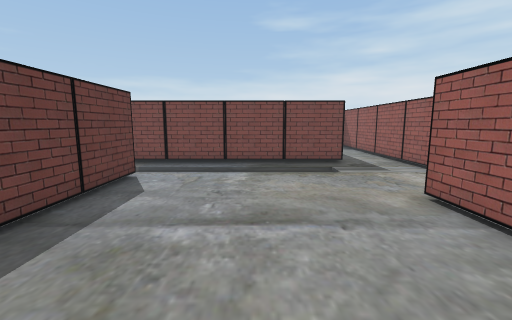
[1] (above)

17 first-person views from a walk through a Unity game level. The camera is 1.5 m above the floor, tilts 8° down and sees 90° across. The floor is counted in squares, 1 m on a side. Each view is taken from the middle of a square. On the plan, view 1 faces up. The plan holds only what a view shows up to about 13 squares ahead; the rest is blank. The place goes on beyond the plan. Some surface patterns are stand-ins.

[2]
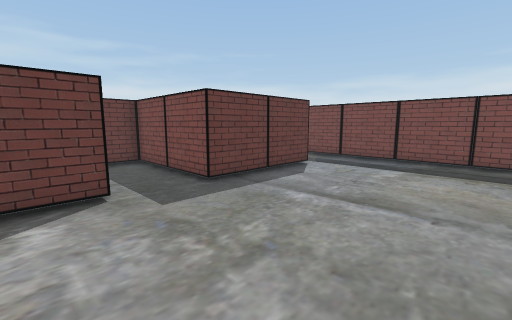

[3]
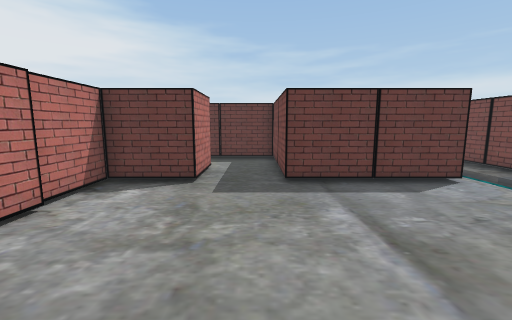

[4]
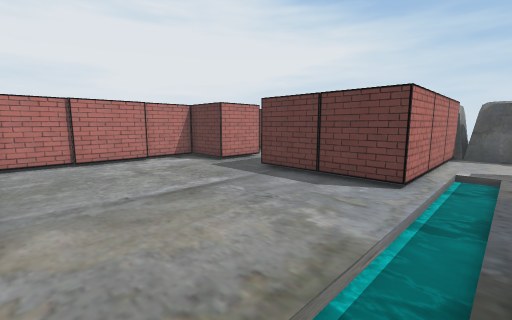

[5]
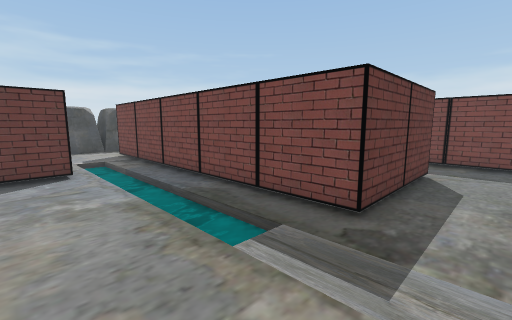

[6]
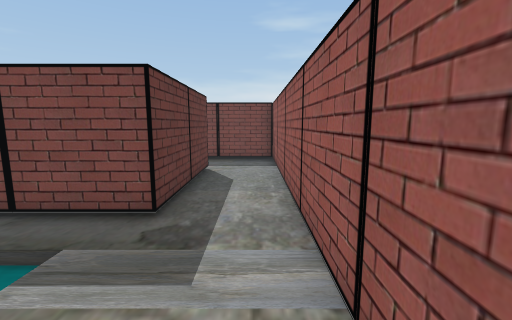

[7]
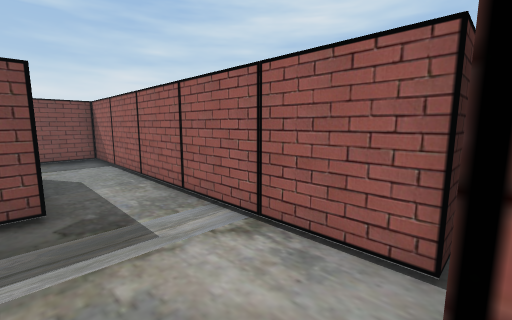

[8]
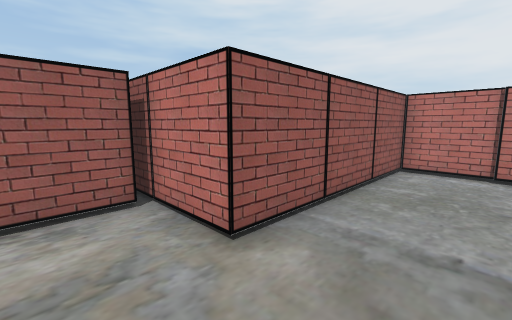

[9]
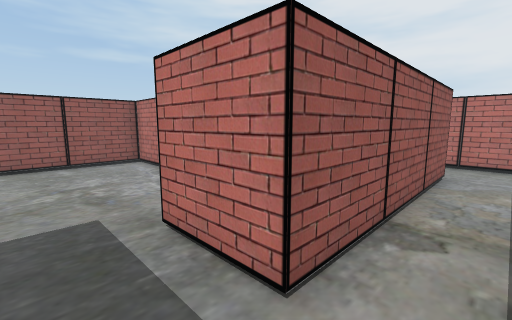

[10]
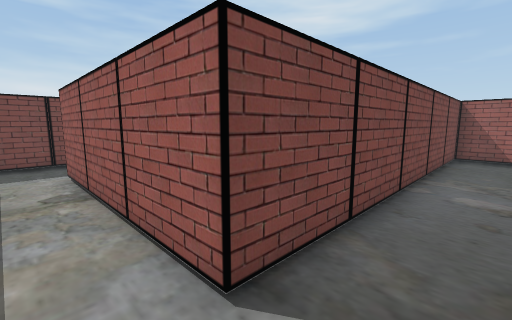

[11]
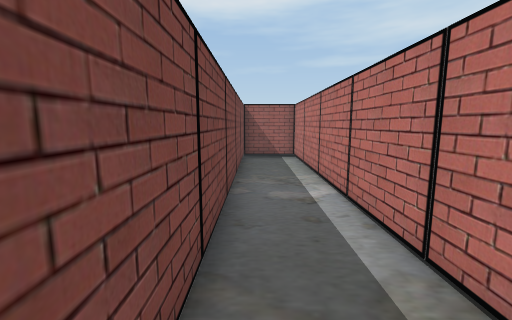

[12]
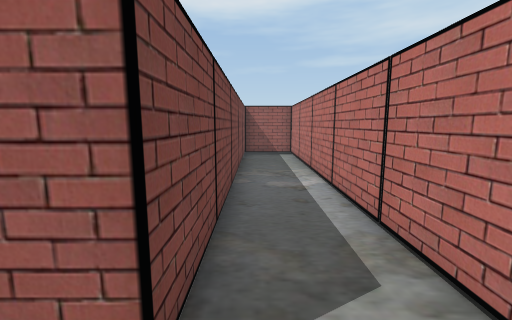

[13]
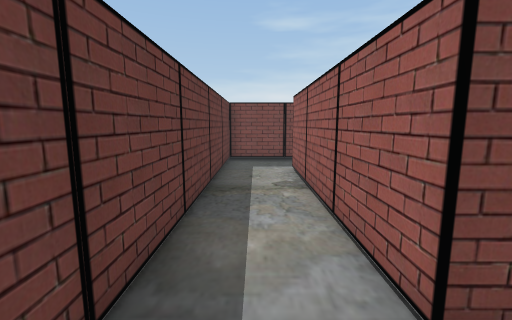

[14]
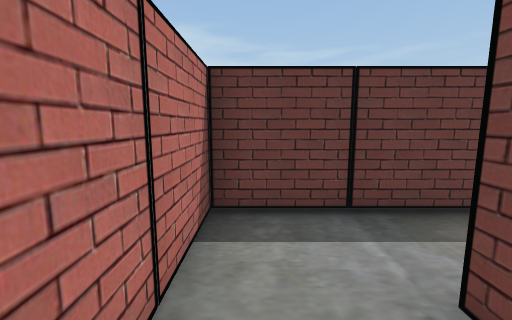

[15]
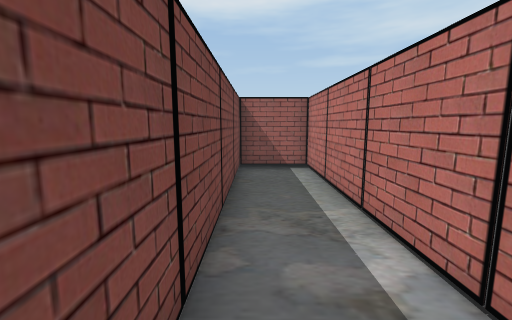

[16]
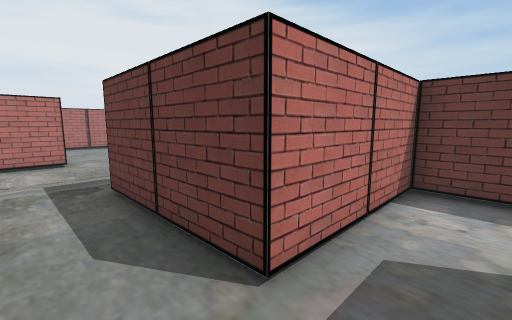

[17]
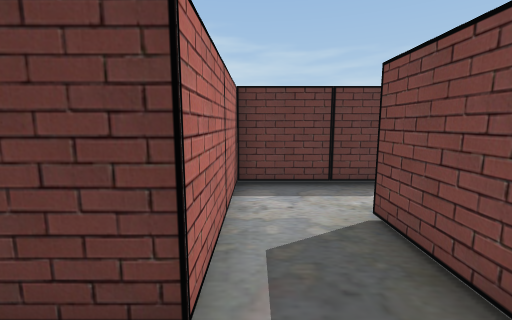

### Floor plan
Key: @ floor where view 1 was taken; # wall or solid block; . floor; ≈ water the walk keeps out of; B block.
Columns run from 12 left of view 1 to 6 right of it. Each row starts with its distance up from view 1.
 18            #
 17            #.######
 16            #......#
 15            #......#
 14            #####..#
 13                #..#
 12                #..#
 11                #..#
 10    .############..#
  9  BB...≈≈≈≈≈≈≈≈≈...#
  8 BBB ..≈≈≈≈≈≈≈≈≈...#
  7 BB#######.........#
  6         #.........#
  5         #.......###
  4         #.......#
  3     #####.......#
  2     #...........#
  1     #...........#
  0     #.###...@...#
 -1     #.###.......#
 -2     #.###########
 -3     #.#
 -4     #.#
 -5     #.#
 -6     #.#############
 -7     #.............#
 -8     #.............#
 -9     ###############

Where each view was taken, in squares from view 1:
view 1: 0 up, 0 right, facing up
view 2: 1 down, 2 right, facing up-left
view 3: 2 up, 3 right, facing left
view 4: 9 up, 3 right, facing down-left
view 5: 6 up, 5 right, facing up-left
view 6: 6 up, 5 right, facing up
view 7: 5 up, 3 right, facing up-right
view 8: 7 up, 1 right, facing down-right
view 9: 2 up, 7 left, facing down-right
view 10: 8 down, 7 left, facing up-right
view 11: 7 down, 6 left, facing right
view 12: 7 down, 7 left, facing right
view 13: 8 down, 7 left, facing up
view 14: 8 down, 4 left, facing left
view 15: 7 down, 3 left, facing right
view 16: 16 up, 5 right, facing down-left
view 17: 15 up, 5 right, facing left
